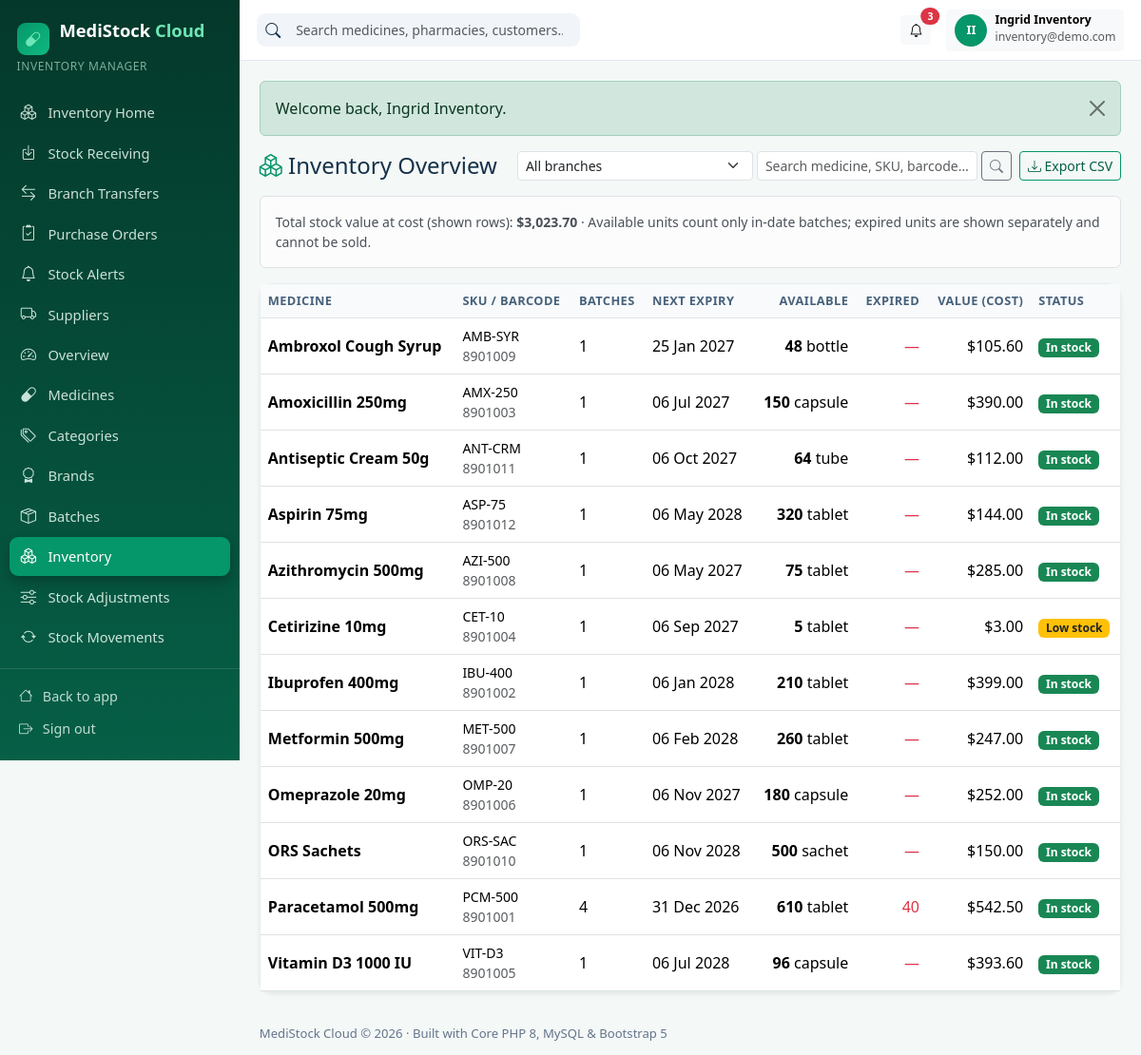
The app's page /admin/inventory.php (signed in) with its own data.
### tables this page shows
CREATE TABLE IF NOT EXISTS users (
    id                        INT UNSIGNED AUTO_INCREMENT PRIMARY KEY,
    tenant_id                 INT UNSIGNED NULL,           
    role_id                   INT UNSIGNED NOT NULL,
    name                      VARCHAR(120) NOT NULL,
    email                     VARCHAR(190) NOT NULL UNIQUE,
    password_hash             VARCHAR(255) NOT NULL,
    phone                     VARCHAR(40)  NULL,
    status                    ENUM('active','inactive','invited') NOT NULL DEFAULT 'active',
    email_verified_at         DATETIME NULL,
    email_verification_token  VARCHAR(100) NULL,
    invitation_token          VARCHAR(100) NULL,
    invited_at                DATETIME NULL,
    last_login_at             DATETIME NULL,
    created_at                TIMESTAMP NULL,
    updated_at                TIMESTAMP NULL,
    deleted_at                TIMESTAMP NULL,
    INDEX idx_users_tenant (tenant_id),
    CONSTRAINT fk_users_tenant FOREIGN KEY (tenant_id) REFERENCES tenants (id) ON DELETE CASCADE,
    CONSTRAINT fk_users_role   FOREIGN KEY (role_id)   REFERENCES roles (id)   ON DELETE RESTRICT
);

CREATE TABLE IF NOT EXISTS roles (
    id          INT UNSIGNED AUTO_INCREMENT PRIMARY KEY,
    `key`       VARCHAR(50)  NOT NULL UNIQUE,
    name        VARCHAR(100) NOT NULL,
    description VARCHAR(255) NULL,
    created_at  TIMESTAMP NULL,
    updated_at  TIMESTAMP NULL
);

CREATE TABLE IF NOT EXISTS medicines (
    id                    INT UNSIGNED AUTO_INCREMENT PRIMARY KEY,
    tenant_id             INT UNSIGNED NOT NULL,
    category_id           INT UNSIGNED NULL,
    brand_id              INT UNSIGNED NULL,
    name                  VARCHAR(180) NOT NULL,
    generic_name          VARCHAR(180) NULL,
    sku                   VARCHAR(60) NULL,
    barcode               VARCHAR(60) NULL,
    strength              VARCHAR(60) NULL,
    dosage_form           VARCHAR(60) NULL,
    unit                  VARCHAR(30) NOT NULL DEFAULT 'tablet',
    rack_location         VARCHAR(60) NULL,
    photo_path            VARCHAR(255) NULL,
    manufacturer          VARCHAR(140) NULL,
    default_supplier_id   INT UNSIGNED NULL,
    default_purchase_price DECIMAL(10,2) NOT NULL DEFAULT 0,
    default_selling_price  DECIMAL(10,2) NOT NULL DEFAULT 0,
    status                ENUM('active','inactive') NOT NULL DEFAULT 'active',
    reorder_level         INT NOT NULL DEFAULT 10,
    requires_prescription TINYINT(1) NOT NULL DEFAULT 0,
    description           TEXT NULL,
    created_at            TIMESTAMP NULL,
    updated_at            TIMESTAMP NULL,
    deleted_at            TIMESTAMP NULL,
    INDEX idx_med_tenant (tenant_id, name),
    INDEX idx_med_barcode (tenant_id, barcode),
    CONSTRAINT fk_med_tenant FOREIGN KEY (tenant_id) REFERENCES tenants (id) ON DELETE CASCADE,
    CONSTRAINT fk_med_cat    FOREIGN KEY (category_id) REFERENCES categories (id) ON DELETE SET NULL,
    CONSTRAINT fk_med_brand  FOREIGN KEY (brand_id) REFERENCES brands (id) ON DELETE SET NULL,
    CONSTRAINT fk_med_supplier FOREIGN KEY (default_supplier_id) REFERENCES suppliers (id) ON DELETE SET NULL
);

### config/database.php (called while the page is built)
<?php
return [
    'driver'    => 'mysql',
    'host'      => getenv('DB_HOST') ?: '127.0.0.1',
    'port'      => getenv('DB_PORT') ?: '3306',
    'database'  => getenv('DB_DATABASE') ?: 'medistock_cloud',
    'username'  => getenv('DB_USERNAME') ?: 'root',
    'password'  => getenv('DB_PASSWORD') ?: '',
    'charset'   => 'utf8mb4',
    'collation' => 'utf8mb4_unicode_ci',
];

### app/Database.php (called while the page is built)
<?php
final class Database
{
    private static ?PDO $instance = null;
    public static function connection(): PDO
    {
        if (self::$instance instanceof PDO) {
            return self::$instance;
        }
        $config = require dirname(__DIR__) . '/config/database.php';
        $dsn = sprintf(
            '%s:host=%s;port=%s;dbname=%s;charset=%s',
            $config['driver'],
            $config['host'],
            $config['port'],
            $config['database'],
            $config['charset']
        );
        self::$instance = new PDO($dsn, $config['username'], $config['password'], [
            PDO::ATTR_ERRMODE            => PDO::ERRMODE_EXCEPTION,
            PDO::ATTR_DEFAULT_FETCH_MODE => PDO::FETCH_ASSOC,
            PDO::ATTR_EMULATE_PREPARES   => false,
        ]);
        return self::$instance;
    }
}
function db(): PDO
{
    return Database::connection();
}

### public/admin/inventory.php (the view, shortened to what this page needs)
<?php
require_tenant();
$tid = tenant_id();
$pdo = db();
$branchId = (int)input('branch_id', 0);
$q = trim((string)input('q', ''));
$sql = 'SELECT m.id, m.name, m.sku, m.barcode, m.unit, m.reorder_level,
               COUNT(b.id) AS batch_count,
               COALESCE(SUM(CASE WHEN b.expiry_date >= CURDATE() THEN b.quantity ELSE 0 END), 0) AS available,
               COALESCE(SUM(CASE WHEN b.expiry_date < CURDATE() THEN b.quantity ELSE 0 END), 0) AS expired_units,
               COALESCE(SUM(b.quantity * b.purchase_price), 0) AS value_cost,
               MIN(CASE WHEN b.quantity > 0 AND b.expiry_date >= CURDATE() THEN b.expiry_date END) AS next_expiry
          FROM medicines m
          LEFT JOIN batches b ON b.medicine_id = m.id AND b.tenant_id = m.tenant_id' . ($branchId ? ' AND b.branch_id = ' . $branchId : '') . '
         WHERE m.tenant_id = ? AND m.deleted_at IS NULL';
$params = [$tid];
$sql .= ' GROUP BY m.id ORDER BY m.name LIMIT 200';
$stmt = $pdo->prepare($sql);
$stmt->execute($params);
$rows = $stmt->fetchAll();
$totalValue = array_sum(array_map(static fn($r) => (float)$r['value_cost'], $rows));
admin_header('Inventory Overview', 'admin/inventory.php');
?>
<div class="d-flex flex-wrap justify-content-between align-items-center gap-2 mb-3">
  <h4 class="mb-0"><i class="bi bi-boxes text-emerald"></i> Inventory Overview</h4>
  <div class="d-flex gap-2">
    <form class="d-flex gap-1" method="get">
      <select class="form-select form-select-sm" name="branch_id" onchange="this.form.submit()">
        <option value="0">All branches</option>
      </select>
      <input class="form-control form-control-sm" name="q" value="<?= e($q) ?>" placeholder="Search medicine, SKU, barcode…">
      <button class="btn btn-outline-secondary btn-sm"><i class="bi bi-search"></i></button>
    </form>
    <a class="btn btn-outline-emerald btn-sm" href="inventory.php?export=csv"><i class="bi bi-download"></i> Export CSV</a>
  </div>
</div>
<div class="alert alert-light border small">Total stock value at cost (shown rows): <strong><?= money($totalValue) ?></strong> · Available units count only in-date batches; expired units are shown separately and cannot be sold.</div>
<div class="card shadow-sm"><div class="table-responsive"><table class="table table-hover align-middle mb-0">
  <thead><tr><th>Medicine</th><th>SKU / Barcode</th><th>Batches</th><th>Next expiry</th><th class="text-end">Available</th><th class="text-end">Expired</th><th class="text-end">Value (cost)</th><th>Status</th></tr></thead>
  <tbody>
  <?php foreach ($rows as $r): ?>
    <tr>
      <td><strong><?= e($r['name']) ?></strong></td>
      <td class="small"><?= e($r['sku'] ?? '—') ?><br><span class="text-muted"><?= e($r['barcode'] ?? '') ?></span></td>
      <td><?= (int)$r['batch_count'] ?></td>
      <td><?= $r['next_expiry'] ? fmt_date($r['next_expiry']) : '—' ?></td>
      <td class="text-end"><strong><?= number_format((int)$r['available']) ?></strong> <?= e($r['unit']) ?></td>
      <td class="text-end text-danger"><?= (int)$r['expired_units'] > 0 ? number_format((int)$r['expired_units']) : '—' ?></td>
      <td class="text-end"><?= money($r['value_cost']) ?></td>
      <td><?php if ((int)$r['available'] <= (int)$r['reorder_level']): ?><span class="badge bg-warning text-dark">Low stock</span><?php else: ?><span class="badge bg-success">In stock</span><?php endif; ?></td>
    </tr>
  <?php endforeach; ?>
  </tbody>
</table></div></div>
<?php admin_footer(); ?>

### app/View.php (shortened to what this page needs)
<?php
function admin_menu(): array
{
    $role = current_user()['role_key'] ?? '';
    $posHref = in_array($role, ['cashier', 'pharmacist'], true) ? 'cashier/pos.php' : 'admin/pos.php';
    $items = [
        ['admin/dashboard.php', 'bi-speedometer2', 'Overview', 'dashboard.view'],
        [$posHref, 'bi-upc-scan', 'Pharmacy POS', 'pos.access'],
        ['admin/sales.php', 'bi-cart-check', 'Sales', 'sales.view'],
        ['admin/returns.php', 'bi-arrow-counterclockwise', 'Sales Returns', 'sales.manage'],
        ['admin/medicines.php', 'bi-capsule', 'Medicines', 'medicines.view'],
        ['admin/categories.php', 'bi-tags', 'Categories', 'medicines.view'],
        ['admin/brands.php', 'bi-award', 'Brands', 'medicines.view'],
        ['admin/batches.php', 'bi-box-seam', 'Batches', 'stock.view'],
        ['admin/inventory.php', 'bi-boxes', 'Inventory', 'stock.view'],
        ['admin/adjustments.php', 'bi-sliders', 'Stock Adjustments', 'stock.adjust'],
        ['admin/movements.php', 'bi-arrow-repeat', 'Stock Movements', 'stock.view'],
        ['admin/transfers.php', 'bi-arrow-left-right', 'Branch Transfers', 'stock.view'],
        ['admin/expiry.php', 'bi-calendar-x', 'Expiry Management', 'stock.view'],
        ['admin/lowstock.php', 'bi-exclamation-triangle', 'Low Stock Alerts', 'stock.view'],
        ['admin/purchases.php', 'bi-bag-plus', 'Purchases', 'purchases.manage'],
        ['admin/purchase-orders.php', 'bi-clipboard2-check', 'Purchase Orders', 'purchases.manage'],
        ['admin/suppliers.php', 'bi-truck', 'Suppliers', 'suppliers.manage'],
        ['admin/supplier-payments.php', 'bi-cash-coin', 'Supplier Payments', 'purchases.manage'],
        ['admin/customers.php', 'bi-person-heart', 'Customers', 'customers.manage'],
        ['admin/prescriptions.php', 'bi-file-earmark-medical', 'Prescriptions', 'prescriptions.manage'],
        ['admin/expenses.php', 'bi-wallet2', 'Expenses', 'expenses.manage'],
        ['admin/staff.php', 'bi-people', 'Staff', 'staff.manage'],
        ['admin/branches.php', 'bi-diagram-3', 'Branches', 'branches.manage'],
        ['admin/reports.php', 'bi-graph-up', 'Reports & Analytics', 'reports.view'],
        ['admin/subscription.php', 'bi-stars', 'Subscription', 'billing.manage'],
        ['admin/settings.php', 'bi-gear', 'Settings', 'settings.manage'],
    ];
    $items = array_values(array_filter($items, static fn($i) => $i[3] === null || can($i[3])));
    $roleItems = match ($role) {
        'pharmacist' => [
            ['pharmacist/dashboard.php', 'bi-clipboard2-pulse', 'Pharmacist Home', null],
            ['pharmacist/prescriptions.php', 'bi-file-earmark-medical', 'My Prescriptions', null],
            ['pharmacist/medicines.php', 'bi-search-heart', 'Medicine Search', null],
            ['pharmacist/dispensing.php', 'bi-clipboard-check', 'Dispensing Records', null],
            ['pharmacist/sales.php', 'bi-receipt', 'Sales History', null],
        ],
        'cashier' => [
            ['cashier/dashboard.php', 'bi-cash-register', 'Cashier Home', null],
            ['cashier/sales.php', 'bi-receipt', 'My Sales', null],
        ],
        'inventory_manager' => [
            ['inventory/dashboard.php', 'bi-boxes', 'Inventory Home', null],
            ['inventory/receiving.php', 'bi-box-arrow-in-down', 'Stock Receiving', null],
            ['inventory/transfers.php', 'bi-arrow-left-right', 'Branch Transfers', null],
            ['inventory/purchase-orders.php', 'bi-clipboard2-check', 'Purchase Orders', null],
            ['inventory/alerts.php', 'bi-bell', 'Stock Alerts', null],
            ['inventory/suppliers.php', 'bi-truck', 'Suppliers', null],
        ],
        default => [],
    };
    return array_merge($roleItems, $items);
}
function admin_header(string $title, string $active = ''): void
{
    $u = current_user();
    $notifications = [];
    if ($u) {
        $stmt = db()->prepare(
            'SELECT * FROM notifications WHERE (user_id = ? OR (tenant_id = ? AND user_id IS NULL)) AND read_at IS NULL ORDER BY id DESC LIMIT 6'
        );
        $stmt->execute([$u['id'], $u['tenant_id']]);
        $notifications = $stmt->fetchAll();
    }
    $initials = '';
    foreach (explode(' ', (string)($u['name'] ?? 'U')) as $part) {
        $initials .= strtoupper(substr($part, 0, 1));
    }
    ?>
<!DOCTYPE html>
<html lang="en">
<head>
<link href="https://cdn.jsdelivr.net/npm/bootstrap@5.3.3/dist/css/bootstrap.min.css" rel="stylesheet">
<link href="https://cdn.jsdelivr.net/npm/bootstrap-icons@1.11.3/font/bootstrap-icons.min.css" rel="stylesheet">
<link href="<?= asset('css/style.css') ?>" rel="stylesheet">
</head>
<body class="admin-body">
<div class="admin-wrapper">
  <aside class="admin-sidebar" id="adminSidebar">
    <div class="sidebar-brand"><span class="brand-badge"><i class="bi bi-capsule"></i></span> MediStock <span>Cloud</span></div>
    <div class="sidebar-role"><?= e(is_super_admin() ? 'Platform Super Admin' : ($u['role_name'] ?? '')) ?></div>
    <nav class="sidebar-nav">
      <?php foreach (admin_menu() as [$href, $icon, $label, $perm]): ?>
        <a href="<?= url($href) ?>" class="<?= $active === $href ? 'active' : '' ?>"><i class="bi <?= e($icon) ?>"></i> <span><?= e($label) ?></span></a>
      <?php endforeach; ?>
    </nav>
    <div class="sidebar-footer">
      <a href="<?= url(is_super_admin() ? 'index.php' : 'admin/index.php') ?>"><i class="bi bi-house"></i> <span>Back to app</span></a>
      <a href="<?= url('logout.php') ?>"><i class="bi bi-box-arrow-right"></i> <span>Sign out</span></a>
    </div>
  </aside>
  <div class="admin-main">
    <header class="admin-topbar">
      <form class="topbar-search d-none d-md-flex" method="get" action="<?= url(is_super_admin() ? 'superadmin/tenants.php' : 'admin/medicines.php') ?>">
        <i class="bi bi-search"></i>
        <input class="form-control form-control-sm border-0" name="q" placeholder="Search medicines, pharmacies, customers…">
      </form>
      <div class="ms-auto d-flex align-items-center gap-3">
        <div class="dropdown">
          <button class="btn btn-sm btn-light position-relative" data-bs-toggle="dropdown" aria-label="Notifications">
            <i class="bi bi-bell"></i>
            <?php if ($notifications): ?><span class="position-absolute top-0 start-100 translate-middle badge rounded-pill bg-danger"><?= count($notifications) ?></span><?php endif; ?>
          </button>
        </div>
        <div class="dropdown">
          <button class="btn btn-sm btn-light d-flex align-items-center gap-2" data-bs-toggle="dropdown">
            <span class="avatar-circle"><?= e(substr($initials, 0, 2)) ?></span>
            <span class="d-none d-md-inline text-start"><strong class="d-block small lh-1"><?= e($u['name'] ?? '') ?></strong><small class="text-muted"><?= e($u['email'] ?? '') ?></small></span>
          </button>
        </div>
      </div>
    </header>
    <main class="admin-content">
      <?= flash_html() ?>
<?php
}
function admin_footer(): void
{
    ?>
    </main>
    <footer class="admin-footer">MediStock Cloud © <?= date('Y') ?> · Built with Core PHP 8, MySQL & Bootstrap 5</footer>
  </div>
</div>
<div class="toast-container position-fixed bottom-0 end-0 p-3" id="msToasts" style="z-index:1090"></div>
</body>
</html>
<?php
}

### records on screen
users: role.name "INVENTORY MANAGER", name "Ingrid Inventory", email "inventory@demo.com"
medicines: name "Ambroxol Cough Syrup", sku "AMB-SYR", barcode "8901009", batch_count "1", next_expiry "25 Jan 2027", available "48", unit "bottle", value_cost "$105.60", reorder_level "In stock"
medicines: name "Amoxicillin 250mg", sku "AMX-250", barcode "8901003", batch_count "1", next_expiry "06 Jul 2027", available "150", unit "capsule", value_cost "$390.00", reorder_level "In stock"
medicines: name "Antiseptic Cream 50g", sku "ANT-CRM", barcode "8901011", batch_count "1", next_expiry "06 Oct 2027", available "64", unit "tube", value_cost "$112.00", reorder_level "In stock"
medicines: name "Aspirin 75mg", sku "ASP-75", barcode "8901012", batch_count "1", next_expiry "06 May 2028", available "320", unit "tablet", value_cost "$144.00", reorder_level "In stock"
medicines: name "Azithromycin 500mg", sku "AZI-500", barcode "8901008", batch_count "1", next_expiry "06 May 2027", available "75", unit "tablet", value_cost "$285.00", reorder_level "In stock"
medicines: name "Cetirizine 10mg", sku "CET-10", barcode "8901004", batch_count "1", next_expiry "06 Sep 2027", available "5", unit "tablet", value_cost "$3.00", reorder_level "Low stock"
medicines: name "Ibuprofen 400mg", sku "IBU-400", barcode "8901002", batch_count "1", next_expiry "06 Jan 2028", available "210", unit "tablet", value_cost "$399.00", reorder_level "In stock"
medicines: name "Metformin 500mg", sku "MET-500", barcode "8901007", batch_count "1", next_expiry "06 Feb 2028", available "260", unit "tablet", value_cost "$247.00", reorder_level "In stock"
medicines: name "Omeprazole 20mg", sku "OMP-20", barcode "8901006", batch_count "1", next_expiry "06 Nov 2027", available "180", unit "capsule", value_cost "$252.00", reorder_level "In stock"
medicines: name "ORS Sachets", sku "ORS-SAC", barcode "8901010", batch_count "1", next_expiry "06 Nov 2028", available "500", unit "sachet", value_cost "$150.00", reorder_level "In stock"
medicines: name "Paracetamol 500mg", sku "PCM-500", barcode "8901001", batch_count "4", next_expiry "31 Dec 2026", available "610", unit "tablet", expired_units "40", value_cost "$542.50", reorder_level "In stock"
medicines: name "Vitamin D3 1000 IU", sku "VIT-D3", barcode "8901005", batch_count "1", next_expiry "06 Jul 2028", available "96", unit "capsule", value_cost "$393.60", reorder_level "In stock"

### other values on screen
$label "Inventory Home"
$label "Stock Receiving"
$label "Branch Transfers"
$label "Purchase Orders"
$label "Stock Alerts"
$label "Suppliers"
$label "Overview"
$label "Medicines"
$label "Categories"
$label "Brands"
$label "Batches"
$label "Inventory"
$label "Stock Adjustments"
$label "Stock Movements"
count($notifications) "3"
